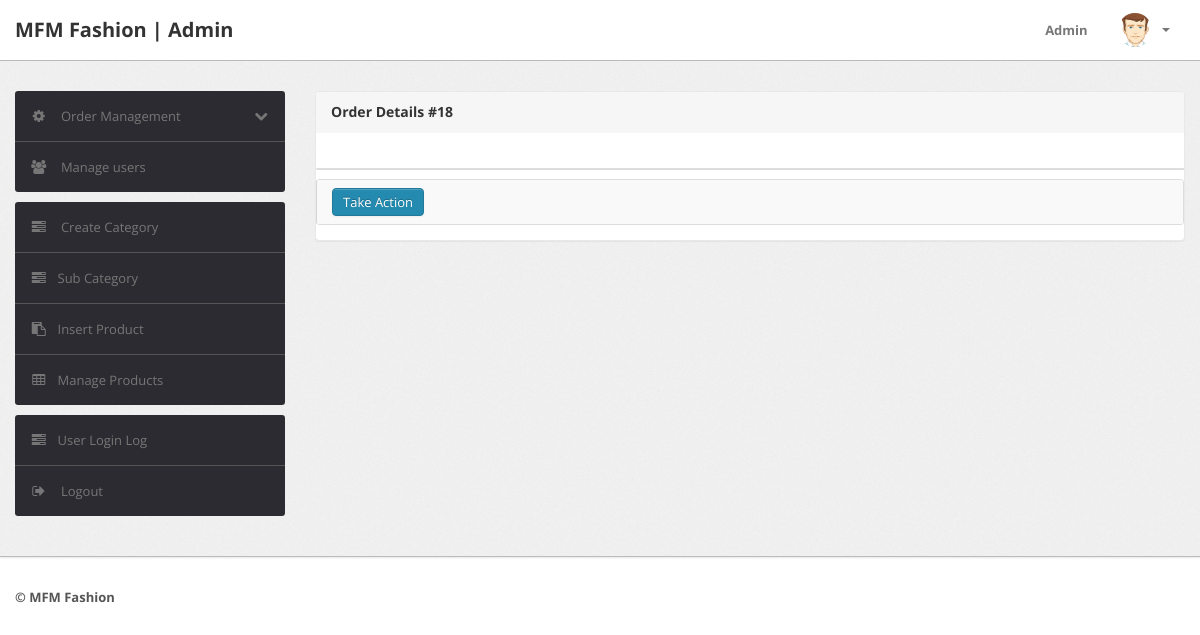
Before: /shopping/admin/order-details.php?oid=18 (signed in) with the older database file.
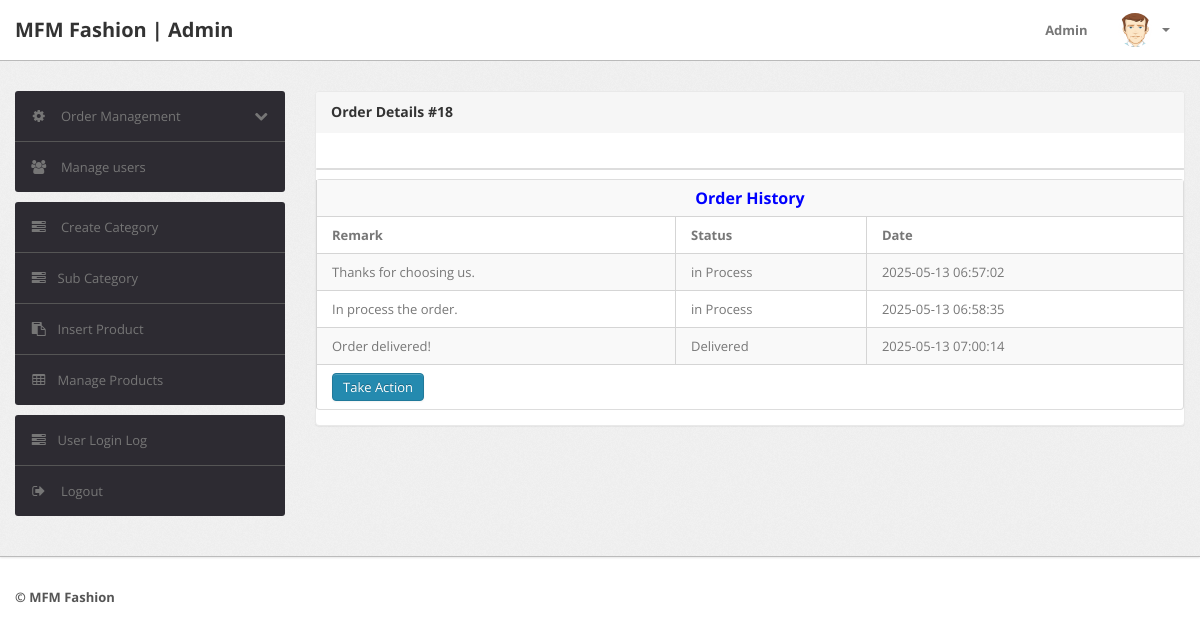
After: the same page with the newer database file.
### tables this page shows
CREATE TABLE `ordertrackhistory` (
  `id` int(11) NOT NULL,
  `orderId` int(11) DEFAULT NULL,
  `status` varchar(255) DEFAULT NULL,
  `remark` mediumtext DEFAULT NULL,
  `postingDate` timestamp NOT NULL DEFAULT current_timestamp()
);

### shopping/admin/order-details.php (the view, shortened to what this page needs)
<?php
include('include/config.php');
if(strlen($_SESSION['alogin'])==0)
	{
header('location:index.php');
}
else{
?>
<!DOCTYPE html>
<html lang="en">
<head>
	<link type="text/css" href="bootstrap/css/bootstrap.min.css" rel="stylesheet">
	<link type="text/css" href="bootstrap/css/bootstrap-responsive.min.css" rel="stylesheet">
	<link type="text/css" href="css/theme.css" rel="stylesheet">
	<link type="text/css" href="images/icons/css/font-awesome.css" rel="stylesheet">
</head>
<body>
<?php include('include/header.php');?>
	<div class="wrapper">
		<div class="container">
			<div class="row">
<?php include('include/sidebar.php');?>
			<div class="span9">
					<div class="content">
	<div class="module">
							<div class="module-head">
								<h3>Order Details #<?php echo intval($_GET['oid']);?></h3>
							</div>
							<div class="module-body table">
									<br />
					<div class="table-responsive">
			<table cellpadding="0" cellspacing="0" border="0" class="datatable-1 table table-bordered table-striped	 display table-responsive" >
<tbody>
<?php
$orderid=intval($_GET['oid']);
?>
<?php
$ret = mysqli_query($con,"SELECT * FROM ordertrackhistory WHERE orderId='$orderid'");
$count=mysqli_num_rows($ret);
?>
			<table cellpadding="0" cellspacing="0" border="0" class="table table-bordered table-striped" style="margin-top:1%;" >
<?php if($count>0){ ?>
	<tr>
		<th colspan="4" style="color:blue; font-size:16px; text-align:center;">Order History</th>
	</tr>
	<tr>
		<th>Remark</th>
		<th>Status</th>
		<th>Date</th>
	</tr>
<?php while($row=mysqli_fetch_array($ret)){?>
      <tr>
      <td><?php echo $row['remark'];?></td>
      <td><?php echo $row['status'];?></td>
      <td><?php echo $row['postingDate'];?></td>
    </tr>
   <?php }} ?>
										<tr>
											<td colspan="4">    <a href="updateorder.php?oid=<?php echo htmlentities($orderid);?>" title="Update order" target="_blank" class="btn btn-primary">Take Action</a>
											</td>
											</tr>
										</table>
							</div>
							</div>
						</div>
					</div>
				</div>
			</div>
		</div>
	</div>
<?php include('include/footer.php');?>
</body>
<?php } ?>

Changed rows visible on the page:
added ordertrackhistory: remark "Thanks for choosing us.", status "in Process", postingDate "2025-05-13 06:57:02"
added ordertrackhistory: remark "In process the order.", status "in Process", postingDate "2025-05-13 06:58:35"
added ordertrackhistory: remark "Order delivered!", status "Delivered", postingDate "2025-05-13 07:00:14"
Other visible differences:
text now shown: "Order History Remark Status Date"
